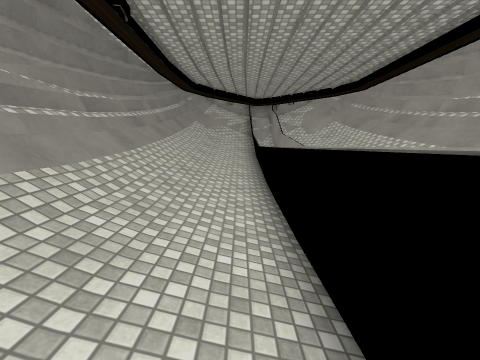
[1] (above)

12 first-person views from a walk through a scene from a Unity 3-D project. The camera is 1.5 m above the floor, tilts 8° down and sees 90° across. The floor is counted in squares, 1 m on a side. Each view is taken from the middle of a square. On the plan, view 1 faces up. The plan holds only what a view shows up to about 13 squares ahead; the rest is blank. The place goes on beyond the plan. Surface patterns are stand-ins for the level's own textures.

[2]
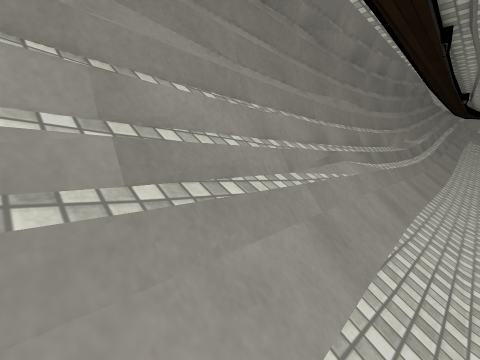

[3]
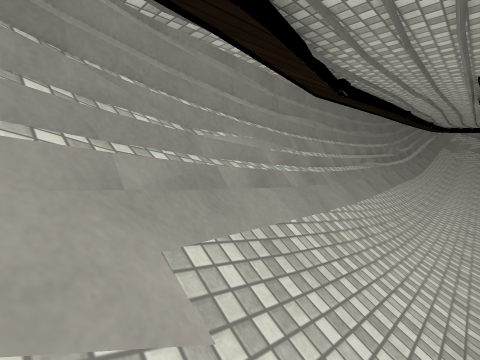

[4]
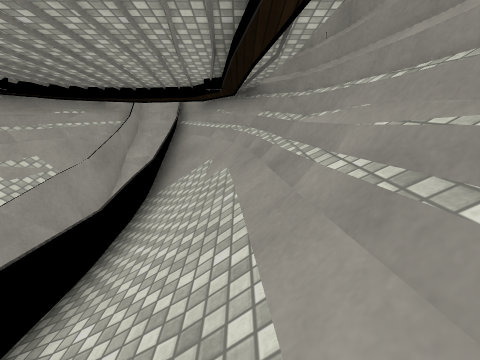

[5]
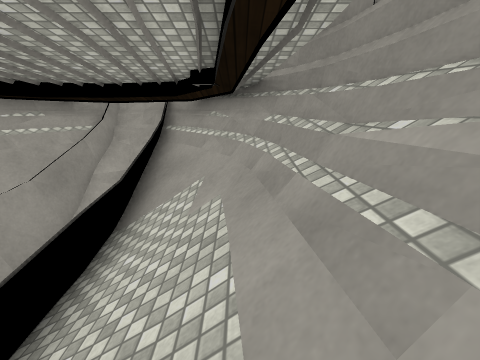

[6]
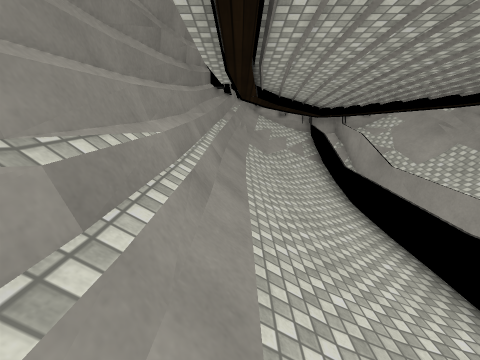

[7]
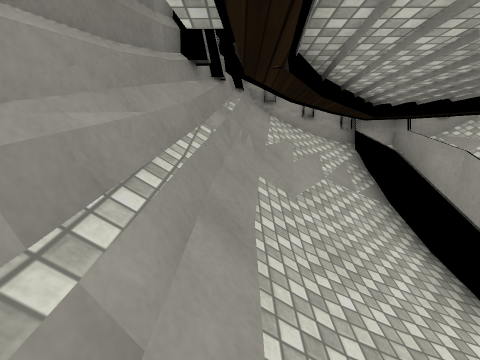

[8]
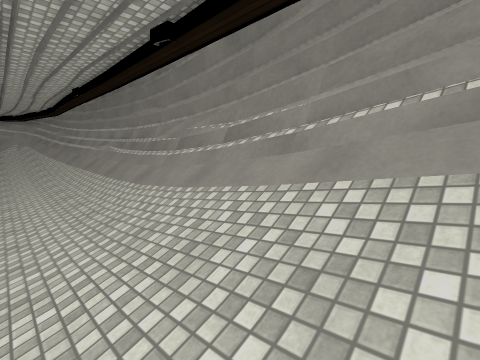

[9]
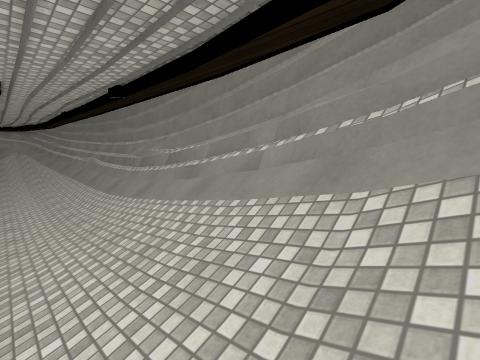

[10]
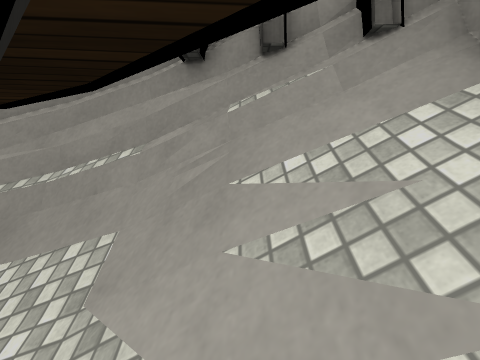

[11]
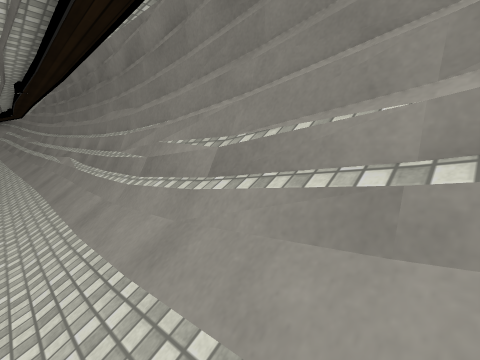

[12]
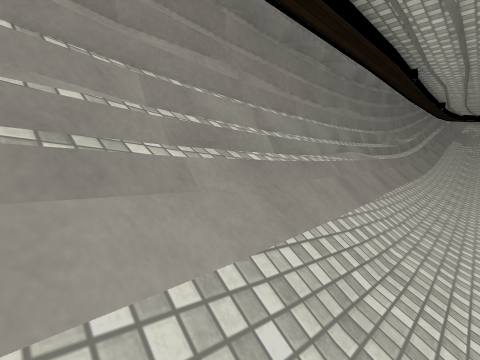

### Floor plan
Key: @ floor where view 1 was taken; # wall or solid block; . main floor; : floor 0.25 m higher than the main floor; + floor 2 m higher than the main floor; * floor 2.25 m higher than the main floor; % floor 2.5 m higher than the main floor; & floor 3.5 m higher than the main floor; / step, stairs or slope; = window, fence, low wall or low ledge.
Columns run from 4 left of view 1 to 3 right of it. Each row starts with its distance up from view 1.
 18   #####
 17  ###=##
 16  #&=/=#
 15  #=*/=#
 14 ##*//=#
 13 ##///=#
 12 #%///=#
 11 #*///=#
 10 #+///=#
  9 #////=#
  8 #//// #
  7 #//// #
  6 #///: #
  5 #///. #
  4 #///. #
  3 #//:.=#
  2 #//:.=#
  1 #//:.=#
  0 #//:@
 -1 #//:.
 -2 #//:.
 -3 #///.
 -4 #///.
 -5 #///.
 -6 #////
 -7 #=///
 -8 ##///
 -9 ##///
-10  #///
-11  #///
-12  #///=
-13  #///==#
-14  #*//==#
-15  #=//==#
-16  ##//==#
-17  ##=/###
-18   ##=##
-19    ###

Where each view was taken, in squares from view 1:
view 1: 0 up, 0 right, facing up
view 2: 8 down, 2 left, facing up-left
view 3: 16 down, 0 right, facing up-left
view 4: 9 down, 2 left, facing down
view 5: 11 down, 2 left, facing down
view 6: 5 up, 3 left, facing up
view 7: 10 up, 3 left, facing up
view 8: 11 up, 0 right, facing down-left
view 9: 14 up, 0 right, facing down-left
view 10: 16 up, 0 right, facing left
view 11: 9 up, 2 left, facing down-left
view 12: 11 down, 1 left, facing up-left
